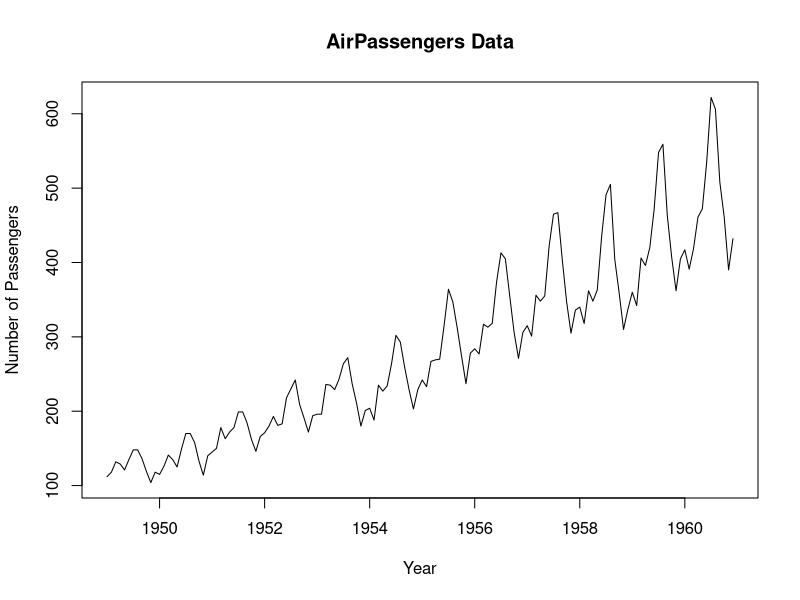
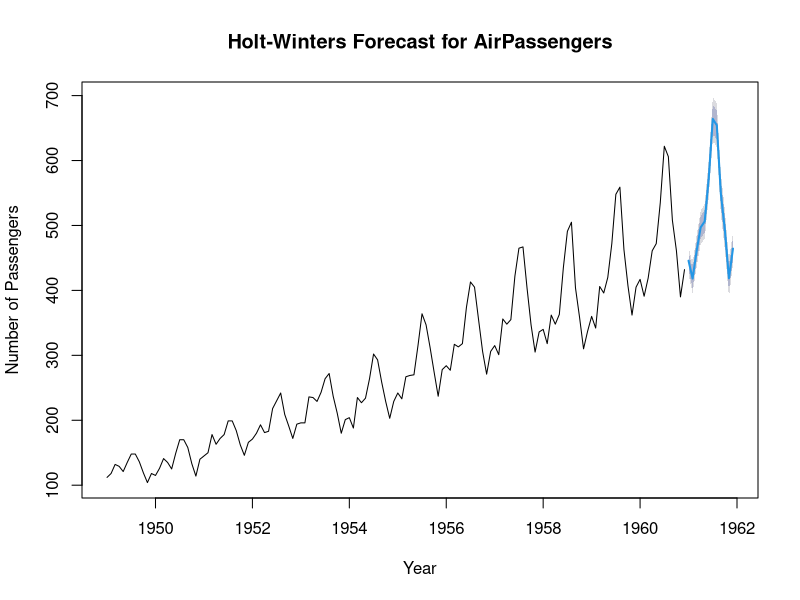
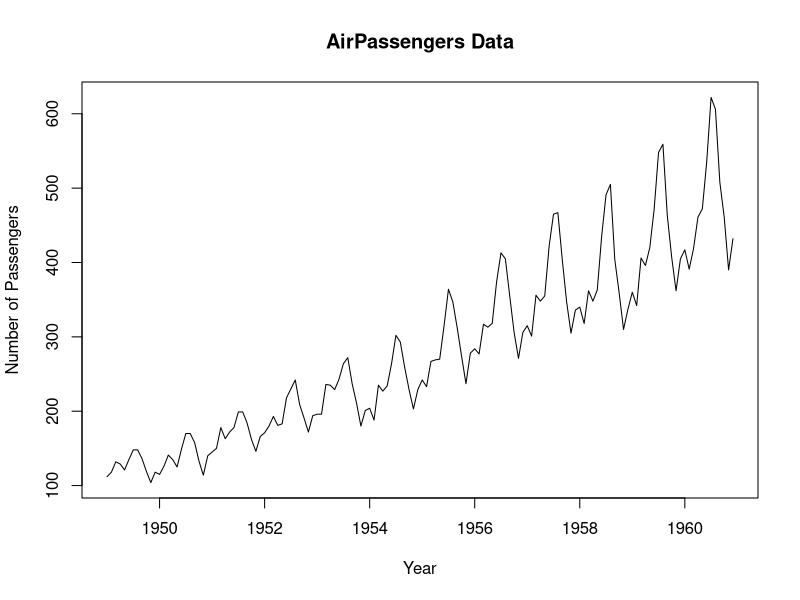
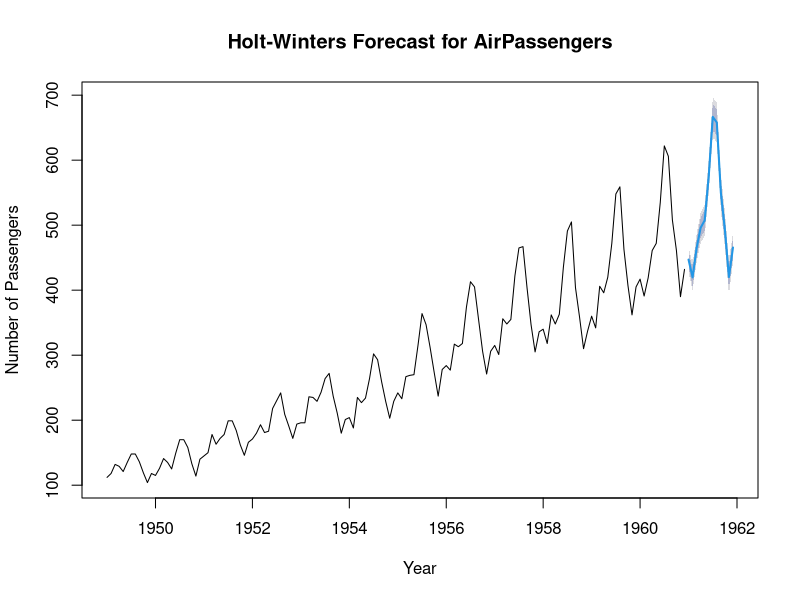

These charts were generated, in order, by the following R code:
#QUESTION 3
# Load necessary libraries
install.packages("forecast")
library(forecast)

# Load the AirPassengers data
data("C:/Users/Yashraj/Downloads/airpassangers.csv")

# Plot the original data
plot(AirPassengers, main = "AirPassengers Data", ylab = "Number of Passengers", xlab = "Year")

# Apply Holt-Winters Multiplicative Model
holt_winters_model <- HoltWinters(AirPassengers, gamma = TRUE, seasonal = "multiplicative")

# Forecast the next 12 months
forecasted_values <- forecast(holt_winters_model, h = 12)
forecasted_values

# Plot the forecasts
plot(forecasted_values, main = "Holt-Winters Forecast for AirPassengers", ylab = "Number of Passengers", xlab = "Year")


#Code2
# Load necessary libraries
install.packages("forecast")
library(forecast)

# Load the built-in AirPassengers dataset
data(AirPassengers)

# Plot the original data
plot(AirPassengers, main = "AirPassengers Data", ylab = "Number of Passengers", xlab = "Year")

# Apply Holt-Winters Multiplicative Model
holt_winters_model <- HoltWinters(AirPassengers, seasonal = "multiplicative")

# Forecast the next 12 months
forecasted_values <- forecast(holt_winters_model, h = 12)

# Display forecasted values
print(forecasted_values)

# Plot the forecast along with the original data
plot(forecasted_values, main = "Holt-Winters Forecast for AirPassengers", ylab = "Number of Passengers", xlab = "Year")


